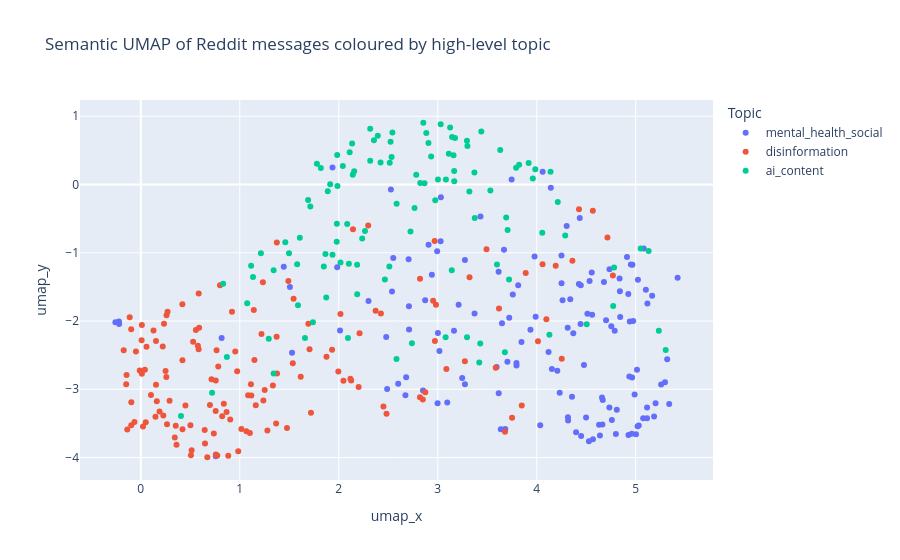

Notebook code cell kept with this figure:
### Code cell
fig_topic = px.scatter(
    df_u,
    x="umap_x",
    y="umap_y",
    color="topic_from_subreddit",
    hover_data=["username", "subreddit", "llm_emotion", "llm_sentiment", "body"],
    title="Semantic UMAP of Reddit messages coloured by high-level topic"
)
fig_topic.update_layout(legend_title_text="Topic")
fig_topic.show()

### Figure 1 — Plotly figure (JSON) as saved in the notebook; plotly's stock layout.template omitted (floating-point values rounded to 4 significant figures; data arrays with more than 128 entries replaced by an {"elided": "..."} marker saying what was removed)
{"data": [{"customdata": {"elided": "137x5 str values"}, "hovertemplate": "topic_from_subreddit=mental_health_social<br>umap_x=%{x}<br>umap_y=%{y}<br>username=%{customdata[0]}<br>subreddit=%{customdata[1]}<br>llm_emotion=%{customdata[2]}<br>llm_sentiment=%{customdata[3]}<br>body=%{customdata[4]}<extra></extra>", "legendgroup": "mental_health_social", "marker": {"color": "#636efa", "symbol": "circle"}, "mode": "markers", "name": "mental_health_social", "orientation": "v", "showlegend": true, "type": "scatter", "x": {"elided": "137 float values"}, "xaxis": "x", "y": {"elided": "137 float values"}, "yaxis": "y"}, {"customdata": {"elided": "142x5 str values"}, "hovertemplate": "topic_from_subreddit=disinformation<br>umap_x=%{x}<br>umap_y=%{y}<br>username=%{customdata[0]}<br>subreddit=%{customdata[1]}<br>llm_emotion=%{customdata[2]}<br>llm_sentiment=%{customdata[3]}<br>body=%{customdata[4]}<extra></extra>", "legendgroup": "disinformation", "marker": {"color": "#EF553B", "symbol": "circle"}, "mode": "markers", "name": "disinformation", "orientation": "v", "showlegend": true, "type": "scatter", "x": {"elided": "142 float values"}, "xaxis": "x", "y": {"elided": "142 float values"}, "yaxis": "y"}, {"customdata": {"elided": "114x5 str values"}, "hovertemplate": "topic_from_subreddit=ai_content<br>umap_x=%{x}<br>umap_y=%{y}<br>username=%{customdata[0]}<br>subreddit=%{customdata[1]}<br>llm_emotion=%{customdata[2]}<br>llm_sentiment=%{customdata[3]}<br>body=%{customdata[4]}<extra></extra>", "legendgroup": "ai_content", "marker": {"color": "#00cc96", "symbol": "circle"}, "mode": "markers", "name": "ai_content", "orientation": "v", "showlegend": true, "type": "scatter", "x": [3.295, 3.985, 1.979, 4.128, 4.287, 0.406, 1.913, 2.782, 1.58, 2.511, 1.873, 3.373, 2.866, 3.96, 2.739, 2.102, 2.041, 2.542, 2.906, 2.465, 2.854, 2.523, 3.141, 2.141, 1.713, 0.7205, 2.974, 3.822, 1.342, 1.986, 4.781, 3.792, 2.824, 3.112, 4.056, 1.69, 2.515, 1.213, 2.265, 5.303, 2.093, 3.37, 3.532, 2.724, 3.296, 3.429, 2.017, 1.114, 3.166, 3.299, 2.355, 1.739, 2.156, 1.075, 2.933, 2.765, 4.139, 4.772, 3.144, 1.865, 2.237, 2.186, 2.317, 1.342, 2.884, 1.659, 3.72, 2.394, 3.691, 3.678, 3.167, 1.889, 0.8697, 1.981, 4.212, 4.505, 2.11, 1.606, 3.002, 2.584, 2.185, 1.818, 3.598, 1.779, 1.497, 5.233, 3.319, 1.46, 3.419, 3.174, 3.125, 1.849, 1.984, 2.583, 0.8317, 5.05, 2.422, 1.937, 3.631, 2.135, 2.318, 1.588, 3.082, 3.706, 3.03, 5.13, 3.44, 3.079, 1.293, 3.918, 3.159, 2.085, 1.134, 2.533], "xaxis": "x", "y": [0.6393, 0.2232, -0.8373, -2.2, -0.747, -3.391, 0.005016, 0.1417, -1.168, -1.2, -1.657, -0.4919, 0.01652, 0.08677, -2.325, -1.161, 0.2691, 0.7625, 0.6066, -1.391, 0.9046, 0.6266, -1.256, 0.1421, -0.324, -3.053, -0.2322, 0.29, -2.768, -0.0227, -1.218, 0.246, 0.02084, 0.4486, -0.7081, -0.2262, 0.3178, -1.007, -0.6815, -2.424, -2.249, 0.1763, -0.08798, -0.6893, -2.24, -2.331, -1.145, -1.192, 0.1993, 0.5642, 0.6484, -2.018, 0.1922, -1.74, 0.4086, -0.3441, 0.1864, -1.78, 0.6951, -1.019, -0.7931, -1.608, 0.3461, -1.257, 0.7541, -2.25, -1.392, 0.7126, -0.4845, -2.459, 0.04841, -0.09739, -2.529, -0.5743, -0.2567, -2.048, 0.4731, -0.7793, 0.0727, -0.2807, -1.176, 0.2407, -1.172, 0.3053, -1.007, -2.144, -0.1039, -0.8463, -2.608, 0.6809, 0.8351, -1.203, 0.4307, -2.559, -1.456, -0.9382, 0.3229, -1.03, 0.5035, 0.6003, 0.8161, -1.768, 0.0742, -0.6686, 0.8814, -0.9749, 0.7778, -2.237, -2.26, 0.3155, 0.4271, -0.5791, -1.354, 0.4037], "yaxis": "y"}], "layout": {"legend": {"title": {"text": "Topic"}, "tracegroupgap": 0}, "title": {"text": "Semantic UMAP of Reddit messages coloured by high-level topic"}, "xaxis": {"anchor": "y", "domain": [0, 1], "title": {"text": "umap_x"}}, "yaxis": {"anchor": "x", "domain": [0, 1], "title": {"text": "umap_y"}}}}
